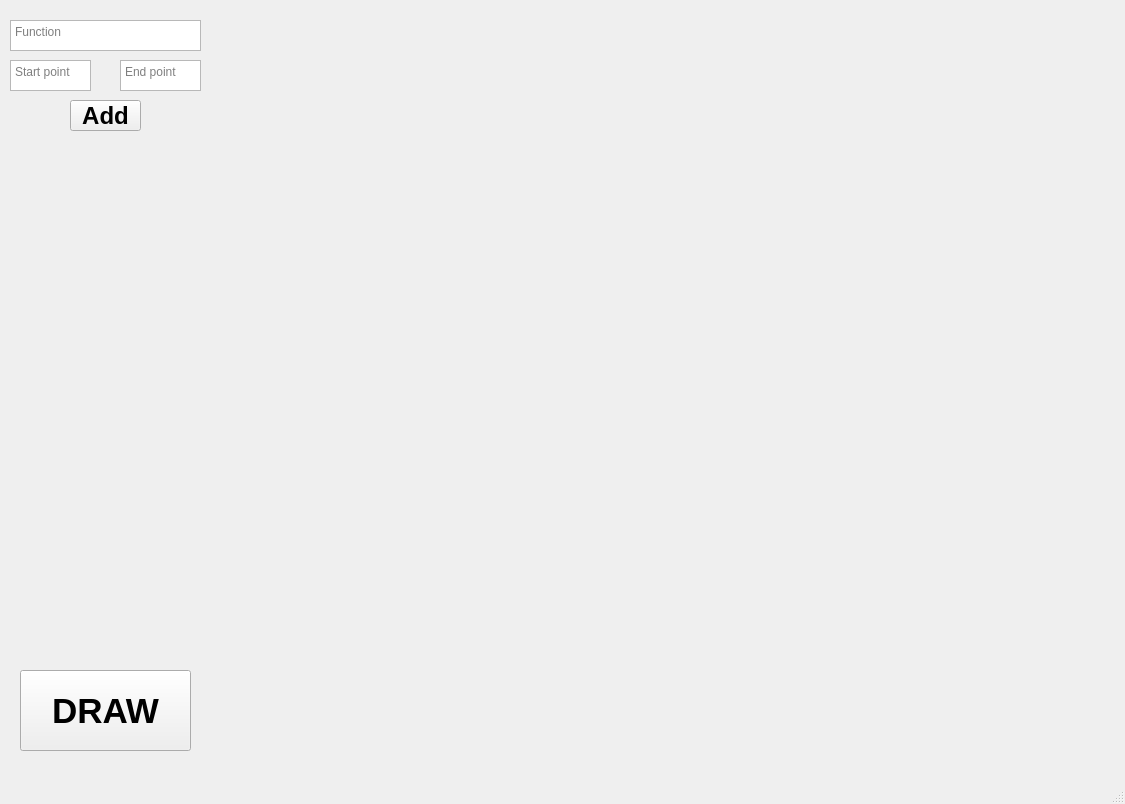
<?xml version="1.0" encoding="UTF-8"?>
<ui version="4.0">
 <class>MainWindow</class>
 <widget class="QMainWindow" name="MainWindow">
  <property name="geometry">
   <rect>
    <x>0</x>
    <y>0</y>
    <width>1125</width>
    <height>804</height>
   </rect>
  </property>
  <property name="windowTitle">
   <string>MainWindow</string>
  </property>
  <widget class="QWidget" name="centralwidget">
   <widget class="MplWidget" name="MplWidget" native="true">
    <property name="geometry">
     <rect>
      <x>210</x>
      <y>20</y>
      <width>901</width>
      <height>731</height>
     </rect>
    </property>
   </widget>
   <widget class="QTextEdit" name="text_function">
    <property name="geometry">
     <rect>
      <x>10</x>
      <y>20</y>
      <width>191</width>
      <height>31</height>
     </rect>
    </property>
    <property name="placeholderText">
     <string>Function</string>
    </property>
   </widget>
   <widget class="QTextEdit" name="text_start">
    <property name="geometry">
     <rect>
      <x>10</x>
      <y>60</y>
      <width>81</width>
      <height>31</height>
     </rect>
    </property>
    <property name="placeholderText">
     <string>Start point</string>
    </property>
   </widget>
   <widget class="QTextEdit" name="text_end">
    <property name="geometry">
     <rect>
      <x>120</x>
      <y>60</y>
      <width>81</width>
      <height>31</height>
     </rect>
    </property>
    <property name="placeholderText">
     <string>End point</string>
    </property>
   </widget>
   <widget class="QPushButton" name="button_add">
    <property name="geometry">
     <rect>
      <x>70</x>
      <y>100</y>
      <width>71</width>
      <height>31</height>
     </rect>
    </property>
    <property name="font">
     <font>
      <pointsize>18</pointsize>
      <bold>true</bold>
     </font>
    </property>
    <property name="text">
     <string>Add</string>
    </property>
    <property name="iconSize">
     <size>
      <width>16</width>
      <height>16</height>
     </size>
    </property>
   </widget>
   <widget class="QPushButton" name="button_draw">
    <property name="geometry">
     <rect>
      <x>20</x>
      <y>670</y>
      <width>171</width>
      <height>81</height>
     </rect>
    </property>
    <property name="font">
     <font>
      <pointsize>26</pointsize>
      <bold>true</bold>
     </font>
    </property>
    <property name="text">
     <string>DRAW</string>
    </property>
    <property name="iconSize">
     <size>
      <width>16</width>
      <height>16</height>
     </size>
    </property>
   </widget>
  </widget>
  <widget class="QMenuBar" name="menubar">
   <property name="geometry">
    <rect>
     <x>0</x>
     <y>0</y>
     <width>1125</width>
     <height>22</height>
    </rect>
   </property>
  </widget>
  <widget class="QStatusBar" name="statusbar"/>
 </widget>
 <customwidgets>
  <customwidget>
   <class>MplWidget</class>
   <extends>QWidget</extends>
   <header>mplwidget.h</header>
   <container>1</container>
  </customwidget>
 </customwidgets>
 <resources/>
 <connections/>
</ui>
